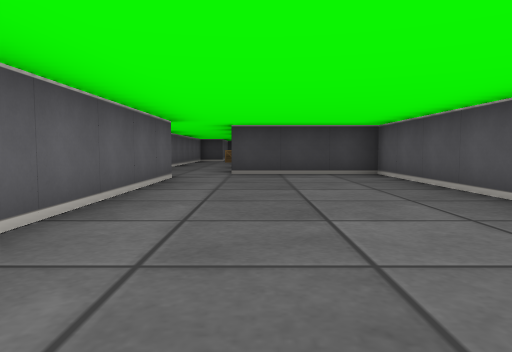
View 1 (above)

16 first-person views from a walk through a cub3D maze. The camera is about half as high as the walls, tilts 4° down and sees 70° across. The floor is counted in squares. Each view is taken from the middle of a square. On the plan, view 1 faces up. The plan holds only what a view shows up to about 9 squares ahead; the rest is blank. The place goes on beyond the plan.

View 2
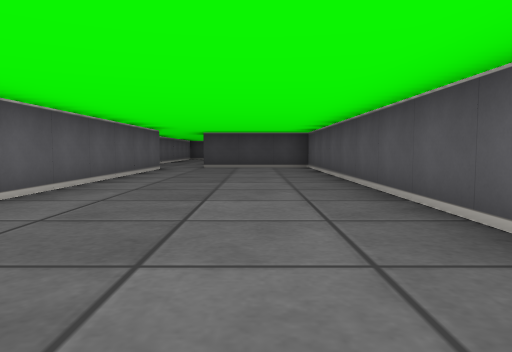

View 3
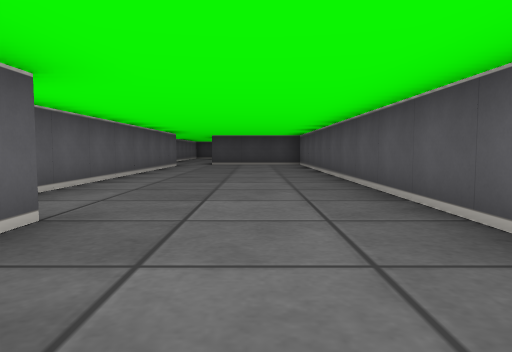

View 4
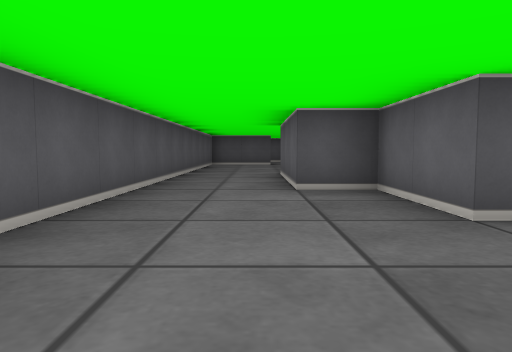

View 5
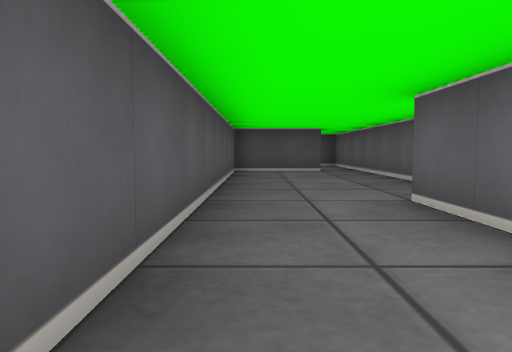

View 6
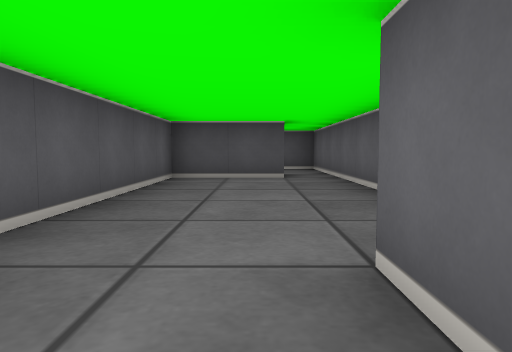

View 7
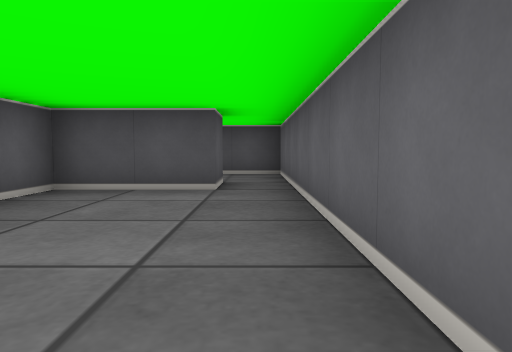

View 8
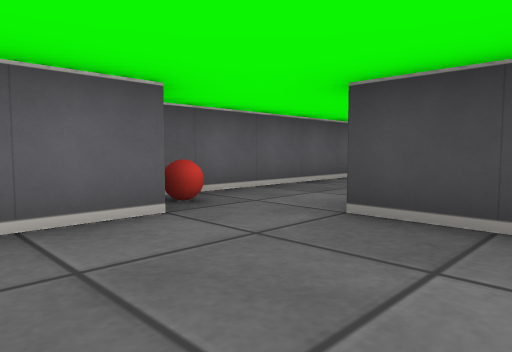

View 9
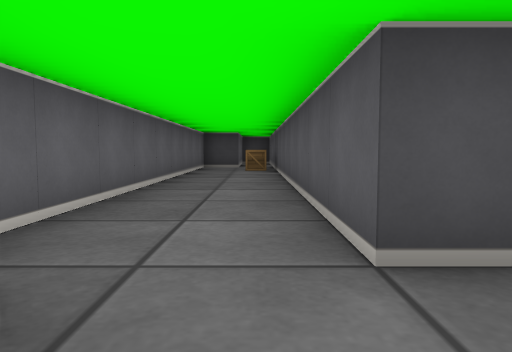

View 10
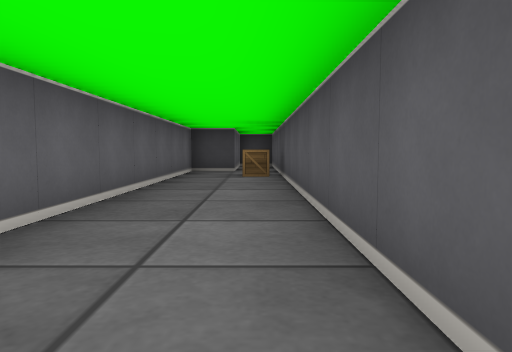

View 11
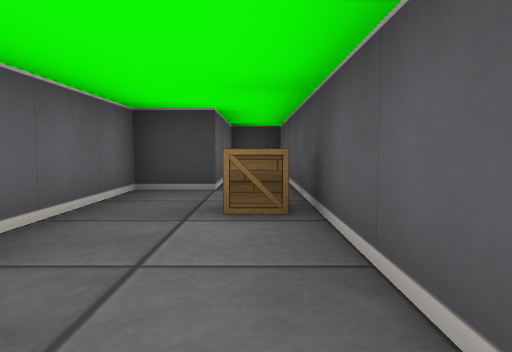

View 12
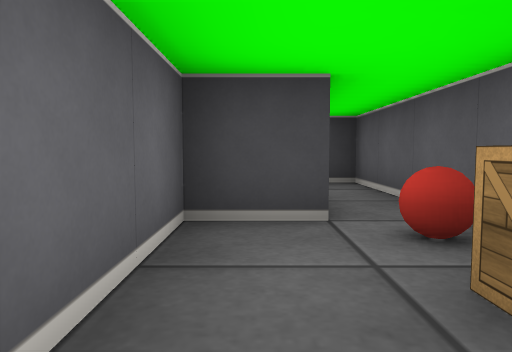

View 13
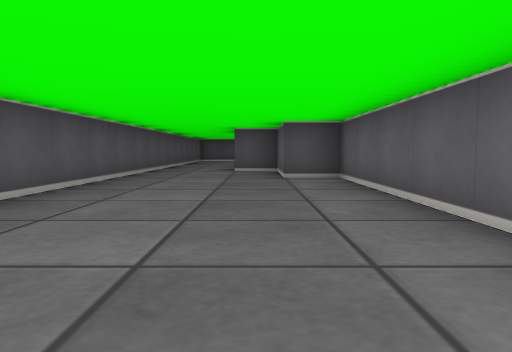

View 14
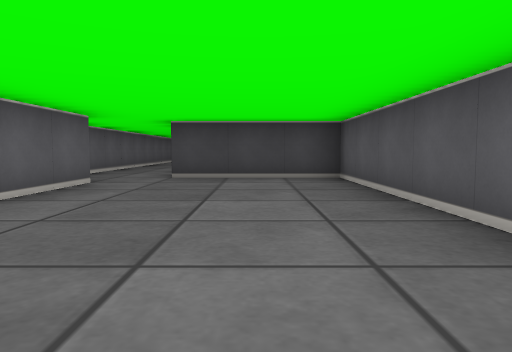

View 15
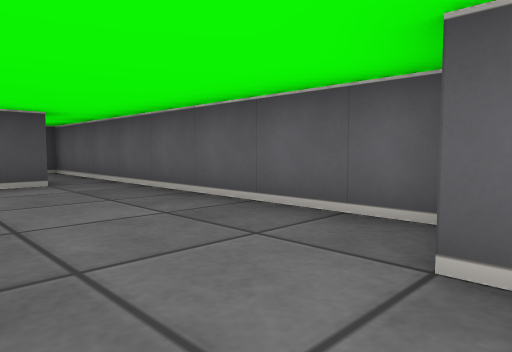

View 16
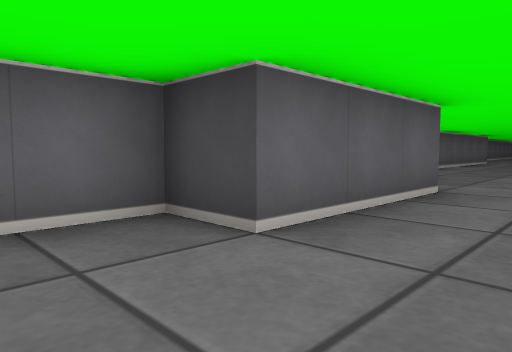

### Floor plan
Points are (right, up) in squares from view 1. A wall is a line through its corners. A room is listed if a view was taken in it or the views show most of it. See-through windows are left out.
Room 1 (views 1, 2, 3, 4, 5, 6, 7, 8, 9, 10, 11, 12, 13, 14, 15, 16)
walls: (-1.5, 6.5) (-1.5, -2.5) (-0.5, -2.5) (-0.5, -4.5) (0.5, -4.5) (0.5, -7.5) (-0.5, -7.5) (-0.5, -12.5); (0.5, -12.5) (2.5, -12.5) (2.5, 7.5) (-0.5, 7.5) (-0.5, 17.5); (-1.5, 16.5) (-2.5, 16.5) (-2.5, 7)
ways out: opening at (0, -13)
objects: ball (-2, 7); crate (-1, 15); ball (-1, 16)

Where each view was taken, in squares from view 1:
view 1: 0 up, 0 right, facing up
view 2: 3 down, 1 right, facing up
view 3: 5 down, 1 right, facing up
view 4: 0 up, 1 right, facing down
view 5: 4 down, 2 right, facing down
view 6: 6 down, 1 right, facing down
view 7: 8 down, 0 right, facing down
view 8: 5 up, 1 right, facing up-left
view 9: 6 up, 1 left, facing up
view 10: 8 up, 1 left, facing up
view 11: 12 up, 1 left, facing up
view 12: 14 up, 2 left, facing up
view 13: 4 up, 0 right, facing down
view 14: 1 up, 1 right, facing up
view 15: 7 down, 2 right, facing down-left
view 16: 9 down, 2 right, facing up-left
